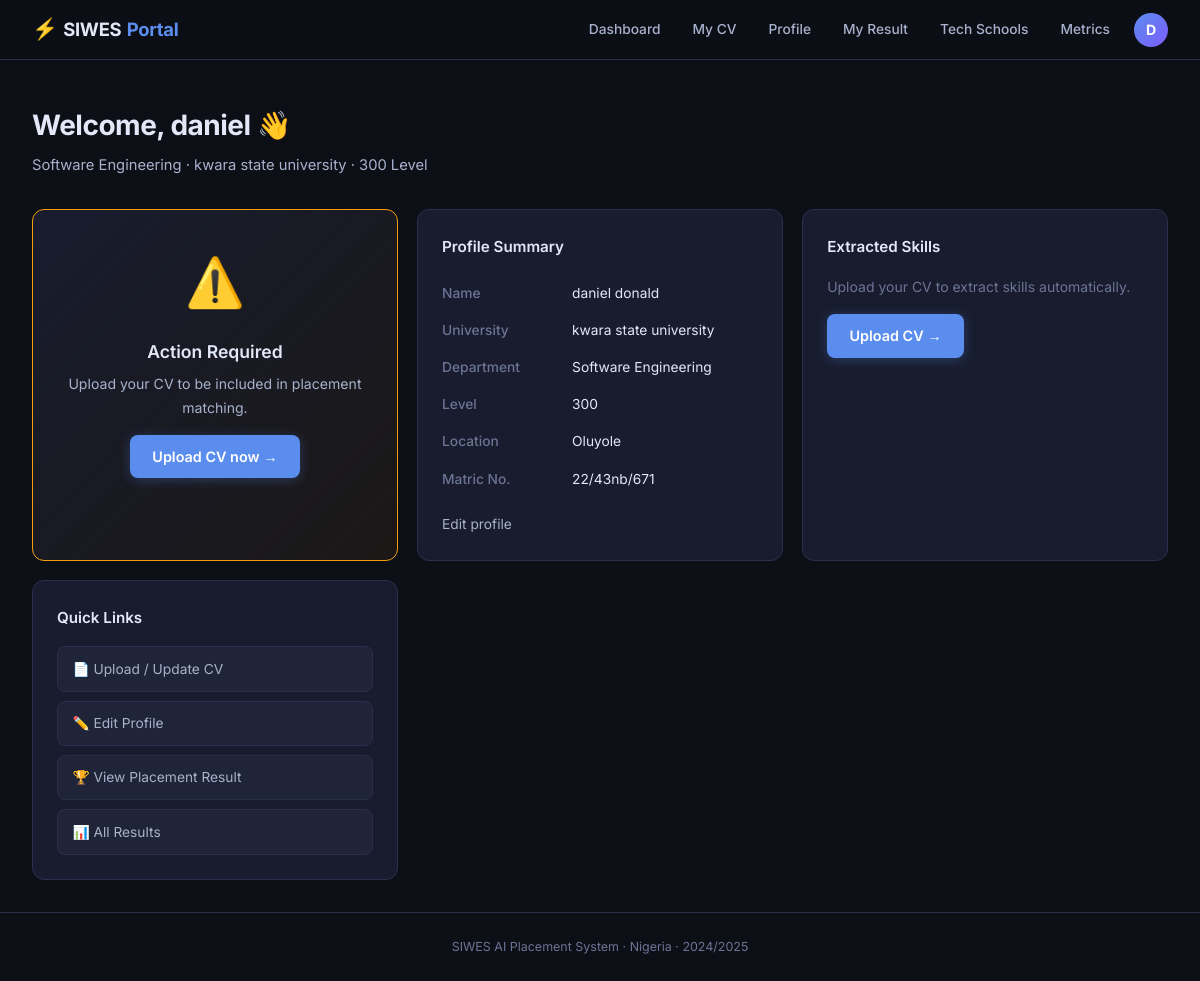
/student/dashboard (signed in), run on an earlier commit of the app's database.
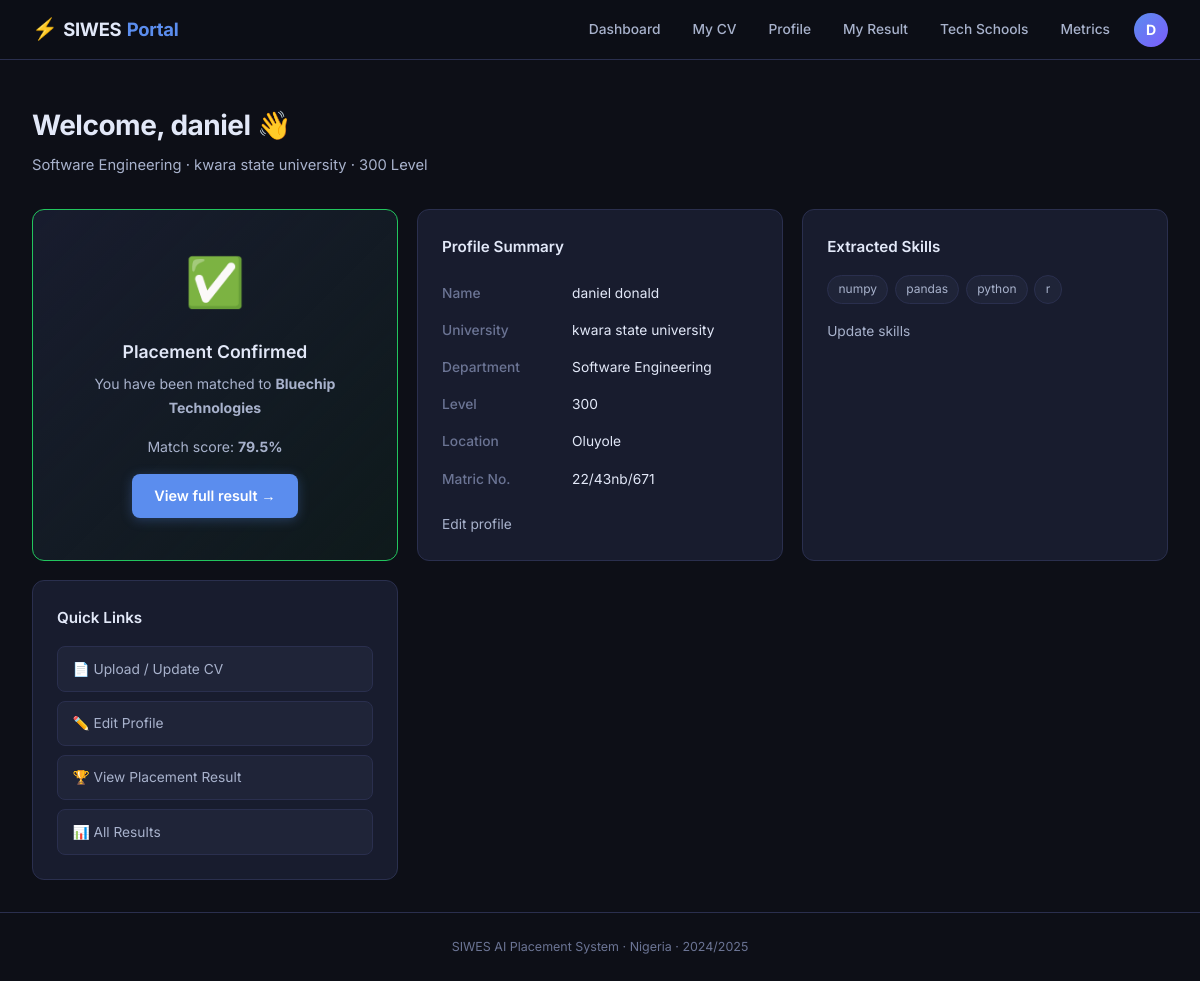
And on a later commit of the database.
### models.py (models this page shows)
class Company(Base):
    __tablename__ = "companies"
    id          = Column(Integer, primary_key=True)
    user_id     = Column(Integer, ForeignKey("users.id"), unique=True, nullable=True)
    name        = Column(String(150), unique=True, nullable=False)
    email       = Column(String(120), unique=True, nullable=False)
    industry    = Column(String(100))
    state       = Column(String(50))
    location    = Column(String(100), nullable=False)
    website     = Column(String(200))
    description = Column(Text)
    verified    = Column(Boolean, default=False)
    created_at  = Column(DateTime, default=datetime.utcnow)
    user             = relationship("User", back_populates="company")
    job_descriptions = relationship("JobDescription", back_populates="company", cascade="all, delete-orphan")

class Placement(Base):
    __tablename__ = "placements"
    id                 = Column(Integer, primary_key=True)
    batch_id           = Column(Integer, ForeignKey("placement_batches.id"), nullable=False)
    student_id         = Column(Integer, ForeignKey("students.id"), nullable=False)
    company_id         = Column(Integer, ForeignKey("companies.id"), nullable=False)
    job_description_id = Column(Integer, ForeignKey("job_descriptions.id"), nullable=False)
    match_score        = Column(Float, nullable=False)
    status             = Column(String(20), default="assigned")
    created_at         = Column(DateTime, default=datetime.utcnow)
    batch           = relationship("PlacementBatch", back_populates="placements")
    student         = relationship("Student", back_populates="placements")
    company         = relationship("Company")
    job_description = relationship("JobDescription", back_populates="placements")
    shap_values     = relationship("ShapExplanation", back_populates="placement", cascade="all, delete-orphan")

### blueprints/student.py (the view)
@student_bp.route("/dashboard")
@login_required
def dashboard():
    if current_user.role != "student":
        return redirect(url_for("admin.dashboard"))
    db = SessionLocal()
    try:
        student = _get_student(db)
        placement = (db.query(Placement)
                     .filter_by(student_id=student.id)
                     .order_by(Placement.created_at.desc())
                     .first()) if student else None
        company = db.query(Company).filter_by(id=placement.company_id).first() if placement else None
        jd      = db.query(JobDescription).filter_by(id=placement.job_description_id).first() if placement else None
        return render_template("student/dashboard.html",
                               student=student, placement=placement,
                               company=company, jd=jd)
    finally:
        db.close()

### blueprints/student.py (called while the page is built)
def _get_student(db):
    return db.query(Student).filter_by(user_id=current_user.id).first()

### models.py (called while the page is built)
    def get_skills(self): return json.loads(self.extracted_skills) if self.extracted_skills else []

### templates/student/dashboard.html (shortened to what this page needs)
{% extends "base.html" %}
{% block content %}
<div class="page-header">
  <h1>Welcome, {{ student.name.split()[0] if student else "Student" }} 👋</h1>
  <p>{{ student.department }} · {{ student.university }} · {{ student.level }} Level</p>
</div>
<div class="dash-grid">
  <div class="card status-card {% if placement %}placed{% elif student and student.cv %}ready{% else %}incomplete{% endif %}">
    {% if placement %}
      <div class="status-icon">✅</div>
      <h3>Placement Confirmed</h3>
      <p>You have been matched to <strong>{{ company.name }}</strong></p>
      <p class="score-line">Match score: <strong>{{ "%.1f"|format(placement.match_score * 100) }}%</strong></p>
      <a href="{{ url_for('student.result') }}" class="btn-primary">View full result →</a>
    {% elif student and student.cv %}
      <div class="status-icon">🕐</div>
      <h3>Profile Ready</h3>
      <p>Your CV is uploaded. Awaiting the next placement run.</p>
      <a href="{{ url_for('student.upload_cv') }}" class="btn-outline">Update CV</a>
    {% else %}
      <div class="status-icon">⚠️</div>
      <h3>Action Required</h3>
      <p>Upload your CV to be included in placement matching.</p>
      <a href="{{ url_for('student.upload_cv') }}" class="btn-primary">Upload CV now →</a>
    {% endif %}
  </div>
  <div class="card">
    <h3>Profile Summary</h3>
    {% if student %}
    <table class="info-table">
      <tr><td>Name</td><td>{{ student.name }}</td></tr>
      <tr><td>University</td><td>{{ student.university }}</td></tr>
      <tr><td>Department</td><td>{{ student.department }}</td></tr>
      <tr><td>Level</td><td>{{ student.level }}</td></tr>
      <tr><td>Location</td><td>{{ student.location }}</td></tr>
      <tr><td>Matric No.</td><td>{{ student.matric_no or "—" }}</td></tr>
    </table>
    {% endif %}
    <a href="{{ url_for('student.profile') }}" class="btn-ghost mt">Edit profile</a>
  </div>
  <div class="card">
    <h3>Extracted Skills</h3>
    {% if student and student.cv %}
      <div class="skill-tags">
        {% for skill in student.cv.get_skills() %}
          <span class="tag">{{ skill }}</span>
        {% else %}
          <p class="muted">No skills extracted yet. Upload your CV.</p>
        {% endfor %}
      </div>
      <a href="{{ url_for('student.upload_cv') }}" class="btn-ghost mt">Update skills</a>
    {% else %}
      <p class="muted">Upload your CV to extract skills automatically.</p>
      <a href="{{ url_for('student.upload_cv') }}" class="btn-primary mt">Upload CV →</a>
    {% endif %}
  </div>
  <div class="card">
    <h3>Quick Links</h3>
    <div class="quick-links">
      <a href="{{ url_for('student.upload_cv') }}" class="quick-link">📄 Upload / Update CV</a>
      <a href="{{ url_for('student.profile') }}" class="quick-link">✏️ Edit Profile</a>
      <a href="{{ url_for('student.result') }}" class="quick-link">🏆 View Placement Result</a>
      <a href="{{ url_for('placement.results') }}" class="quick-link">📊 All Results</a>
    </div>
  </div>
</div>
{% endblock %}

What changed in the data, as far as the page shows it:
now on this page (row unchanged): Company: name "Bluechip Technologies"
added Placement: placement.match_score*100 "79.5"
Also different on the page:
text no longer shown: "⚠️ Action Required Upload your CV to be included in placement matching. Upload CV now → Upload your CV to extract skills automatically. Upload CV →"
text now shown: "✅ Placement Confirmed You have been matched to Match score: % View full result → Update skills"
new list line: "numpy"
new list line: "pandas"
new list line: "python"
new list line: "r"
